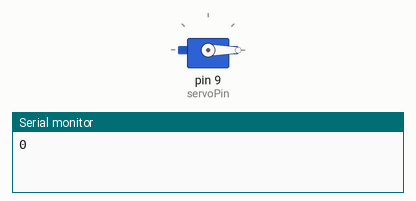
Simulated run of this sketch. Board: Arduino Uno, built with avr-gcc and run on an emulated ATmega328P. Shown: servo, the last lines printed to the serial monitor.

Above: at 0.12 s.
At 9.88 s:
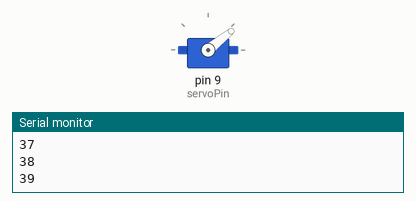
At 19.89 s:
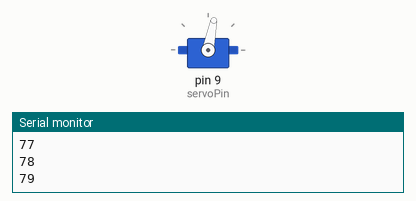
At 39.65 s:
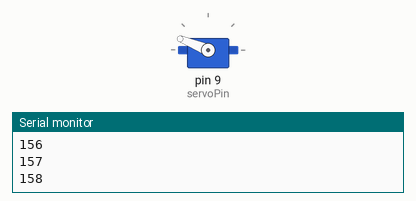
Timing chart, 0 to 40.0 s (numbered marks = the images above):
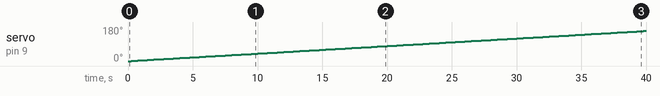

The sketch:

Servomotor_Control.ino
```cpp
//Include Wire Communication Library
#include <Wire.h>
#include <Servo.h>

const int servoPin = 9;
int servoAngle = 0;

Servo motor;

void setup() {
  Serial.begin(9600); //Start Serial Communication with 9600 Baud Rate

  motor.attach(servoPin);
}

void loop() {

  if(servoAngle > 180) {
    servoAngle = 0;
  }

  motor.write(servoAngle);
  Serial.println(servoAngle);
  servoAngle++;

  delay(250);
}
```

Measured:
- by itself, servo on pin 9 (servoPin): moves from 0° to 159° over 39.5 s
